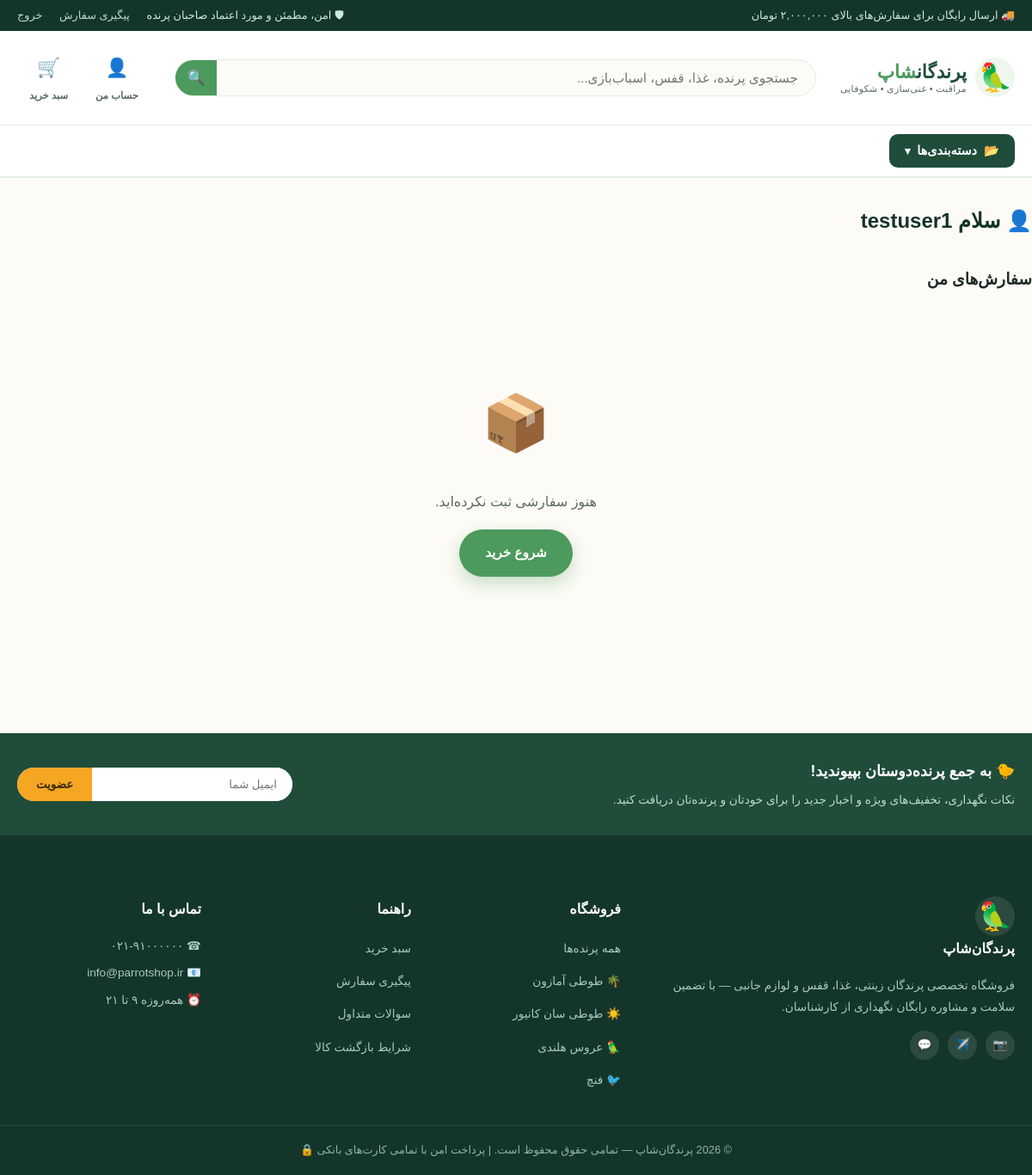
Screenshot of /account/profile/ (signed in) with the database file from the repository.
### shop/models.py (models this page shows, shortened)
class Category(models.Model):
    name = models.CharField("نام دسته", max_length=100)
    slug = models.SlugField(max_length=120, unique=True, blank=True, allow_unicode=True)
    icon = models.CharField("آیکون (ایموجی، اختیاری)", max_length=10, blank=True, default="🐦")
    image = models.ImageField("تصویر", upload_to="categories/", blank=True, null=True)
    order = models.PositiveIntegerField("ترتیب نمایش", default=0)
    class Meta:
        verbose_name = "دسته‌بندی"
        verbose_name_plural = "دسته‌بندی‌ها"
        ordering = ["order", "name"]
    def get_absolute_url(self):
        return reverse("shop:category_detail", args=[self.slug])

### accounts/views.py (the view)
# urls.py: path("profile/", views.profile, name="profile"),
@login_required
def profile(request):
    orders = Order.objects.filter(user=request.user)
    return render(request, "accounts/profile.html", {"orders": orders})

### cart/cart.py (called while the page is built)
    def __len__(self):
        return sum(item["quantity"] for item in self.cart.values())

### cart/context_processors.py (called while the page is built)
def cart(request):
    return {"cart": Cart(request)}

### shop/context_processors.py (called while the page is built)
def categories(request):
    return {"nav_categories": Category.objects.all()}

### accounts/templates/accounts/profile.html (shortened to what this page needs)
{% extends "base.html" %}
{% load shop_extras %}
{% block content %}
<div class="container section" style="padding-top:28px;">
  <div class="section-head"><h2>👤 سلام {{ user.username }}</h2></div>
  <h3>سفارش‌های من</h3>
  {% if orders %}
  <table class="cart-table">
    <thead><tr><th>شماره</th><th>تاریخ</th><th>وضعیت</th><th>مبلغ</th><th>روش پرداخت</th></tr></thead>
    <tbody>
      {% for order in orders %}
      <tr>
        <td>#{{ order.id }}</td>
        <td>{{ order.created_at|date:"Y/m/d H:i" }}</td>
        <td>{{ order.get_status_display }}</td>
        <td>{{ order.get_total_cost|comma }} تومان</td>
        <td>{{ order.get_payment_method_display }}</td>
      </tr>
      {% endfor %}
    </tbody>
  </table>
  {% else %}
  <div class="empty-state">
    <span class="emoji">📦</span>
    <p>هنوز سفارشی ثبت نکرده‌اید.</p>
    <a href="{% url 'shop:product_list' %}" class="btn btn-coral">شروع خرید</a>
  </div>
  {% endif %}
</div>
{% endblock %}

### templates/base.html (shortened to what this page needs)
{% load static %}
<!DOCTYPE html>
<html lang="fa" dir="rtl">
<head>
<link rel="stylesheet" href="https://cdn.jsdelivr.net/gh/rastikerdar/vazirmatn@v33.003/Farsi-Digits/font-face.css">
<link rel="stylesheet" href="{% static 'css/style.css' %}">
</head>
<body>
<div class="topbar">
  <div class="container topbar-inner">
    <span>🚚 ارسال رایگان برای سفارش‌های بالای ۲,۰۰۰,۰۰۰ تومان</span>
    <span class="topbar-links">
      <span>🛡 امن، مطمئن و مورد اعتماد صاحبان پرنده</span>
      {% if user.is_authenticated %}
        <a href="{% url 'accounts:profile' %}">پیگیری سفارش</a>
        <a href="{% url 'accounts:logout' %}">خروج</a>
      {% else %}
        <a href="{% url 'accounts:login' %}">ورود</a>
        <a href="{% url 'accounts:register' %}">ثبت‌نام</a>
      {% endif %}
    </span>
  </div>
</div>
<header class="site-header">
  <div class="container header-inner">
    <a href="{% url 'shop:home' %}" class="brand">
      <span class="brand-icon">🦜</span>
      <span class="brand-text">
        <span class="brand-name">پرندگان<b>شاپ</b></span>
        <span class="brand-tag">مراقبت • غنی‌سازی • شکوفایی</span>
      </span>
    </a>
    <form action="{% url 'shop:product_list' %}" method="get" class="search-form">
      <input type="text" name="q" value="{{ query|default:'' }}" placeholder="جستجوی پرنده، غذا، قفس، اسباب‌بازی...">
      <button type="submit" aria-label="جستجو">🔍</button>
    </form>
    <div class="header-actions">
      <a href="{% url 'accounts:profile' %}" class="header-icon-link" title="حساب کاربری">
        <span class="icon">👤</span>
        <span class="label">حساب من</span>
      </a>
      <a href="{% url 'cart:cart_detail' %}" class="header-icon-link cart-link" title="سبد خرید">
        <span class="icon">🛒</span>
        <span class="label">سبد خرید</span>
      </a>
    </div>
  </div>
  <nav class="category-nav">
    <div class="container category-nav-inner">
      <div class="cat-dropdown" id="catDropdown">
        <button type="button" class="cat-dropdown-toggle" id="catDropdownToggle" aria-expanded="false">
          <span>📂</span> دسته‌بندی‌ها <span class="caret">▾</span>
        </button>
      </div>
    </div>
  </nav>
</header>
<main>
  {% block content %}{% endblock %}
</main>
<footer class="site-footer">
  <div class="newsletter-band">
    <div class="container newsletter-inner">
      <div>
        <h4>🐤 به جمع پرنده‌دوستان بپیوندید!</h4>
        <p>نکات نگهداری، تخفیف‌های ویژه و اخبار جدید را برای خودتان و پرنده‌تان دریافت کنید.</p>
      </div>
      <form class="newsletter-form" onsubmit="return false;">
        <input type="email" placeholder="ایمیل شما">
        <button type="submit">عضویت</button>
      </form>
    </div>
  </div>
  <div class="container footer-grid">
    <div class="footer-col">
      <h4><span class="brand-icon" style="background:rgba(255,255,255,.1);">🦜</span> پرندگان‌شاپ</h4>
      <p>فروشگاه تخصصی پرندگان زینتی، غذا، قفس و لوازم جانبی — با تضمین سلامت و مشاوره رایگان نگهداری از کارشناسان.</p>
      <div class="social-row">
        <a href="#" title="اینستاگرام">📷</a>
        <a href="#" title="تلگرام">✈️</a>
        <a href="#" title="واتس‌اپ">💬</a>
      </div>
    </div>
    <div class="footer-col">
      <h4>فروشگاه</h4>
      <ul>
        <li><a href="{% url 'shop:product_list' %}">همه پرنده‌ها</a></li>
        {% for cat in nav_categories|slice:":4" %}
        <li><a href="{{ cat.get_absolute_url }}">{{ cat.icon }} {{ cat.name }}</a></li>
        {% endfor %}
      </ul>
    </div>
    <div class="footer-col">
      <h4>راهنما</h4>
      <ul>
        <li><a href="{% url 'cart:cart_detail' %}">سبد خرید</a></li>
        <li><a href="{% url 'accounts:profile' %}">پیگیری سفارش</a></li>
        <li><a href="#">سوالات متداول</a></li>
        <li><a href="#">شرایط بازگشت کالا</a></li>
      </ul>
    </div>
    <div class="footer-col">
      <h4>تماس با ما</h4>
      <p>☎ ۰۲۱-۹۱۰۰۰۰۰۰</p>
      <p>📧 info@parrotshop.ir</p>
      <p>⏰ همه‌روزه ۹ تا ۲۱</p>
    </div>
  </div>
  <div class="footer-bottom">
    <div class="container">© {% now "Y" %} پرندگان‌شاپ — تمامی حقوق محفوظ است. | پرداخت امن با تمامی کارت‌های بانکی 🔒</div>
  </div>
</footer>
</body>
</html>

### rows the page displays
Category: icon "🌴", name "طوطی آمازون"
Category: icon "☀️", name "طوطی سان کانیور"
Category: icon "🦜", name "عروس هلندی"
Category: icon "🐦", name "فنچ"

### other values shown
{{ user.username }} "testuser1"
